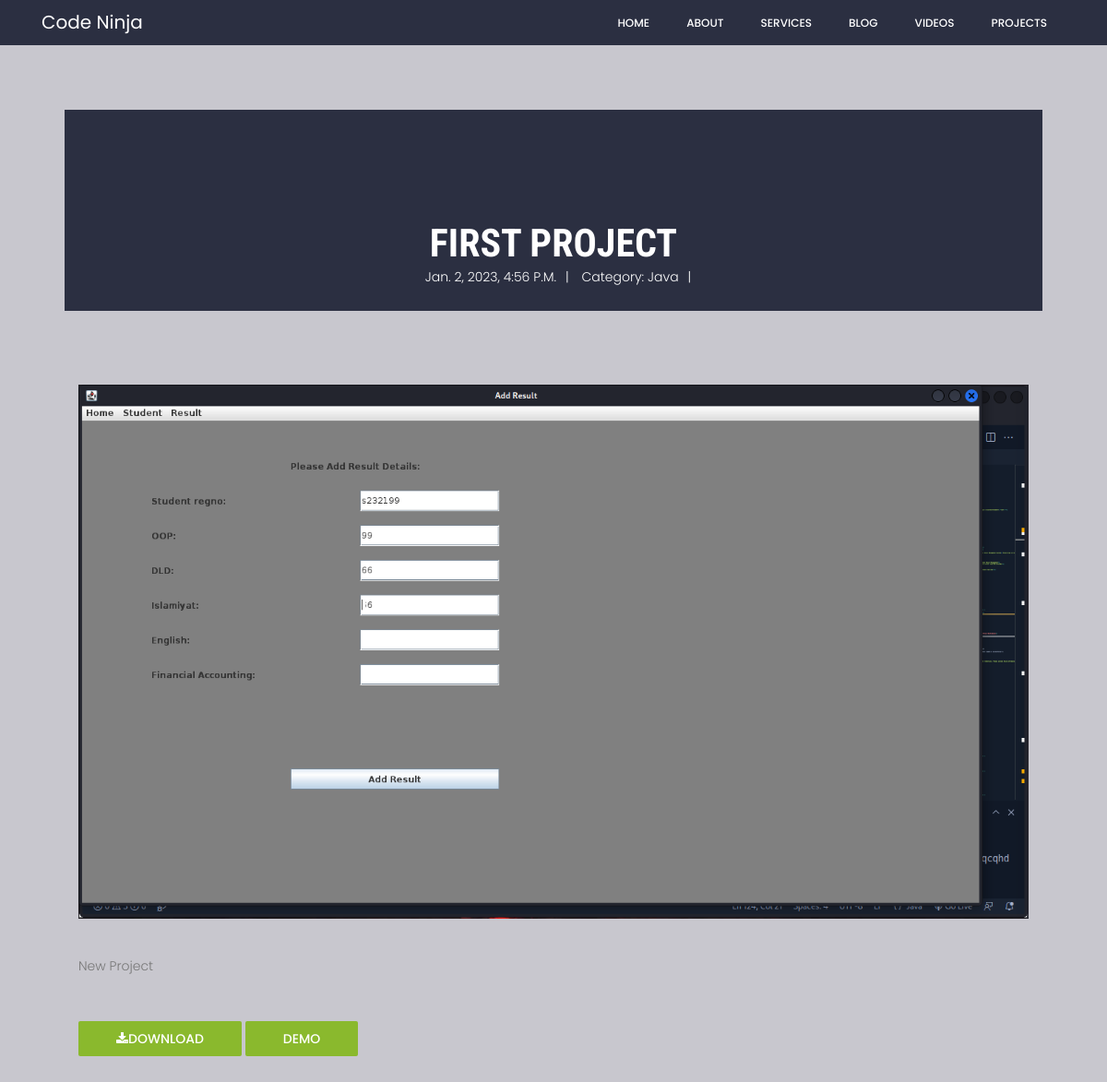
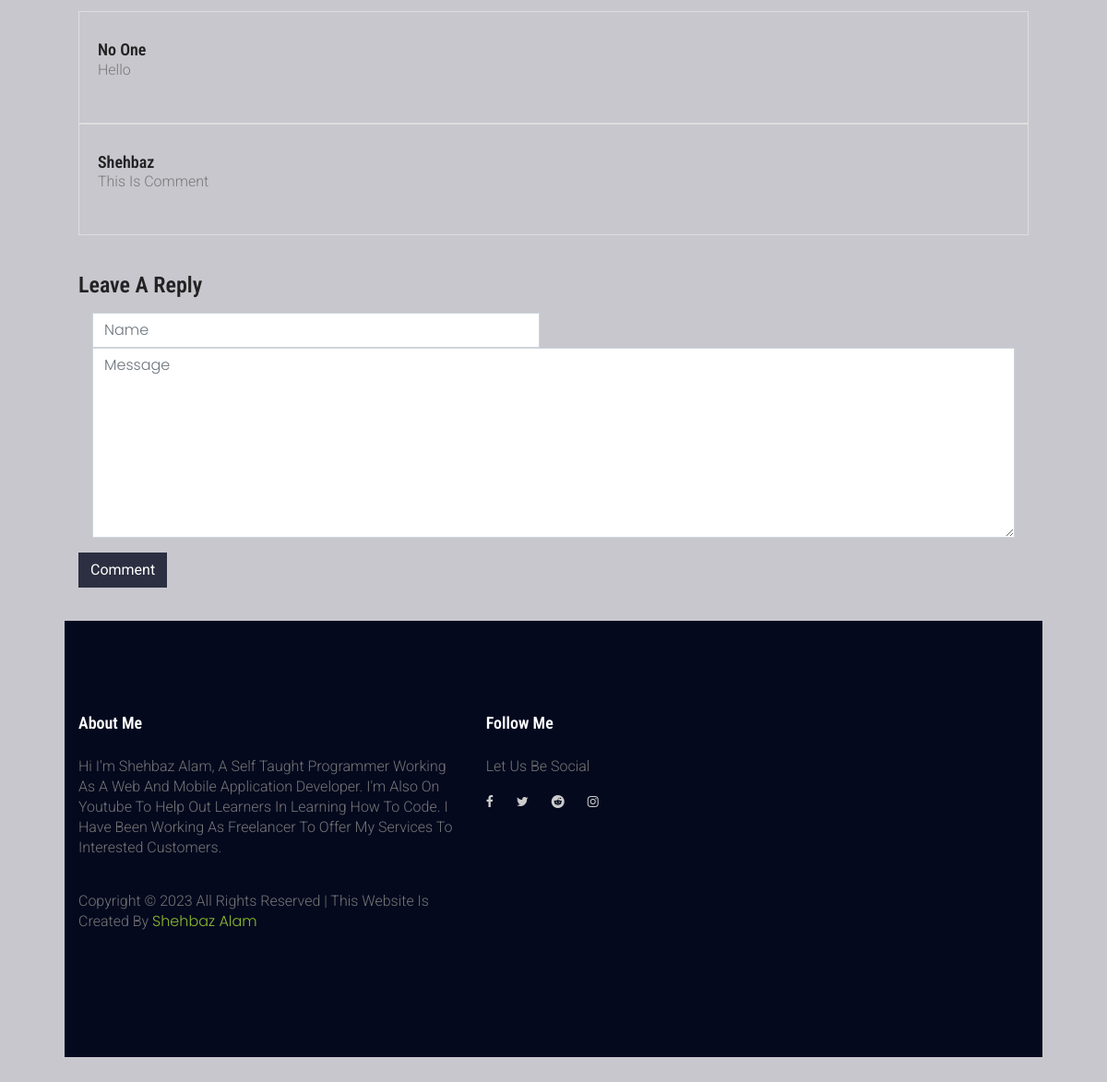
The app's page /projects/view/First Project/ with its own data (2 pictures, top to bottom).
### projects/models.py (models this page shows, shortened)
class Project(models.Model):
    title = models.CharField(max_length=400)
    pub_date = models.DateTimeField(default=datetime.now, blank=True)
    image = models.ImageField(upload_to='static/images/')
    description = models.TextField(blank=True)
    lang = models.TextField(default='other')
    downlink = models.CharField(blank=True, max_length=250)
    demolink = models.CharField(blank=True, max_length=250)
    tags = models.TextField(blank=True)

class ProjectComments(models.Model):
    project = models.ForeignKey(Project, on_delete=models.CASCADE)
    comment = models.TextField()
    commentor = models.CharField(max_length=50)

### projects/views.py (the view)
# urls.py: path('view/<str:project_title>/',views.project, name='details'),
def project(request , project_title):
    projectDetails = get_object_or_404(Project, title=project_title)
    comments = ProjectComments.objects.filter(project = projectDetails.id)
    return render(request, 'project.html',{'projectDetail':projectDetails, 'comments':comments})

### templates/project.html (shortened to what this page needs)
{% extends 'base2.html' %}
{% load humanize %}
{% block body %}
<body>
    <section class="global-page-header">
        <div class="container">
            <div class="row">
                <div class="col-md-12">
                    <div class="block">
                        <h2>{{ projectDetail.title}}</h2>
                        <div class="portfolio-meta">
                            <span>{{ projectDetail.pub_date }}</span>|
                            <span> Category: {{ projectDetail.lang}}</span>|
                        </div>
                    </div>
                </div>
            </div>
        </div>
    </section>
    <section class="single-post">
        <div class="container">
            <div class="row">
                <div class="col-md-12">
                    <div class="post-img">
                        <img class="img-responsive" alt="" src="{{ projectDetail.image.url }}">
                    </div>
                    <div class="post-content">
                        {{ projectDetail.description | safe}}
                    </div>
                    <a href="{{ projectDetail.downlink }}" class="primary-btn text-uppercase mt-2" ><i class="fa fa-download"></i>Download</a>
                    <a href="{{ projectDetail.demolink }}" class="primary-btn text-uppercase mt-2" >Demo</a>
                </div>
            </div>
            <div class="row">
                <div class="col-md-12">
                    <div class="comments">
                        {% for comment in comments %}
                        <div class="media">
                            <div class="media-body">
                                <h4 class="media-heading">
                                {{ comment.commentor}}</h4>
                                <p>
                                {{ comment.comment }}
                                </p>
                            </div>
                            </div>
                            {% endfor %}
                    </div>
                    <div class="post-comment">
                        <h3>Leave a Reply</h3>
                        <form role="form" class="form-horizontal" action="{% url 'pcomment' %}" method="post">
                            <div class="form-group">
                                <div class="col-lg-6">
                                    <input type="text" name="comentor" class="col-lg-12 form-control" placeholder="Name">
                            </div>
                            <div class="form-group">
                                <div class="col-lg-12">
                                    <textarea class=" form-control" name="comment" rows="8" placeholder="Message"></textarea>
                                </div>
                            </div>
                            <p>
                                <button class="btn btn-send" type="submit">Comment</button>
                            </p>
                        </form>
                    </div>
                </div>
            </div>
        </div>
    </section>
{% endblock body %}

### static/css/main.css (style rules this page uses)
body { color: #777777; font-family: "Poppins", sans-serif; font-size: 14px; font-weight: 300; line-height: 1.625em; position: relative; }
a { -webkit-transition: all 0.3s ease 0s; -moz-transition: all 0.3s ease 0s; -o-transition: all 0.3s ease 0s; transition: all 0.3s ease 0s; }
a, a:focus, a:hover { text-decoration: none; outline: 0; }
.post-content { text-decoration: none; text-transform: none; }
h1, h2, h3, h4, h5, h6 { font-family: "Poppins", sans-serif; color: #222222; line-height: 1.2em !important; margin-bottom: 0; margin-top: 0; font-weight: 600; }
h2, .h2 { font-size: 30px; }
h3, .h3 { font-size: 24px; }
h4, .h4 { font-size: 18px; }
h2 { font-size: 30px; }
h3 { font-size: 24px; }
h4 { font-size: 18px; }
h1, h2, h3, h4, h5, h6 { line-height: 1.5em; }
.primary-btn { background-color: #8ab92d; line-height: 36px; padding-left: 30px; padding-right: 60px; border-radius: 2px; border: none; color: #fff; display: inline-block; font-weight: 500; position: relative; -webkit-transition: all 0.3s ease 0s; -moz-transition: all 0.3s ease 0s; -o-transition: all 0.3s ease 0s; transition: all 0.3s ease 0s; cursor: pointer; text-transform: uppercase; position: relative; }
.primary-btn { background: #8ab92d; border: 1px solid transparent; color: #fff; padding-left: 40px; padding-right: 40px; border-radius: 2px; }

### static/css/style.css (style rules this page uses)
body { font-family: "Roboto", sans-serif; }
h1, h2, h3, h4, h5, h6 { font-family: "Roboto Condensed", sans-serif; }
h2 { font-size: 26px; }
p { font-family: "Roboto", sans-serif; line-height: 22px; font-size: 16px; font-weight: 300; }
body { background: #ffffff; }
.global-page-header { background-attachment: fixed; background-size: cover; padding: 120px 0 25px 0; position: relative; background: rgba(4, 9, 30, 0.8); color: #fff; }
.global-page-header h2 { font-size: 42px; font-weight: bold; color: #fff; text-transform: uppercase; }
.global-page-header .block { position: relative; z-index: 99; text-align: center; }
.img-responsive { width: 100%; }
.portfolio-meta span { margin: 5px 10px; font-weight: 300; }
.single-post { padding: 80px 0 20px; }
.single-post .post-content { padding: 40px 0; }
.single-post .media { border: 1px solid #dedede; padding: 30px 20px; }
.single-post .comments { margin-top: 40px; }
.single-post .post-comment { margin-top: 40px; }
.single-post .post-comment h3 { margin-bottom: 15px; }
.single-post .post-comment .form-control { box-shadow: none; border-radius: 0; }
.single-post .post-comment .btn-send { background: rgba(4, 9, 30, 0.8); color: #fff; border-radius: 0; }

### static/css/styles.css (style rules this page uses)
* { font-family: 'Poppins', sans-serif; margin:0; padding:0; box-sizing: border-box; outline: none; border:none; text-decoration: none; text-transform: capitalize; }
body { background-color: rgba(147, 145, 158, 0.5); padding:20px; }

### records on screen
Project: title "FIRST PROJECT", pub_date "Jan. 2, 2023, 4:56 P.m.", lang "Java", image (picture), description "New Project"
ProjectComments: commentor "No One", comment "Hello"
ProjectComments: commentor "Shehbaz", comment "This Is Comment"
